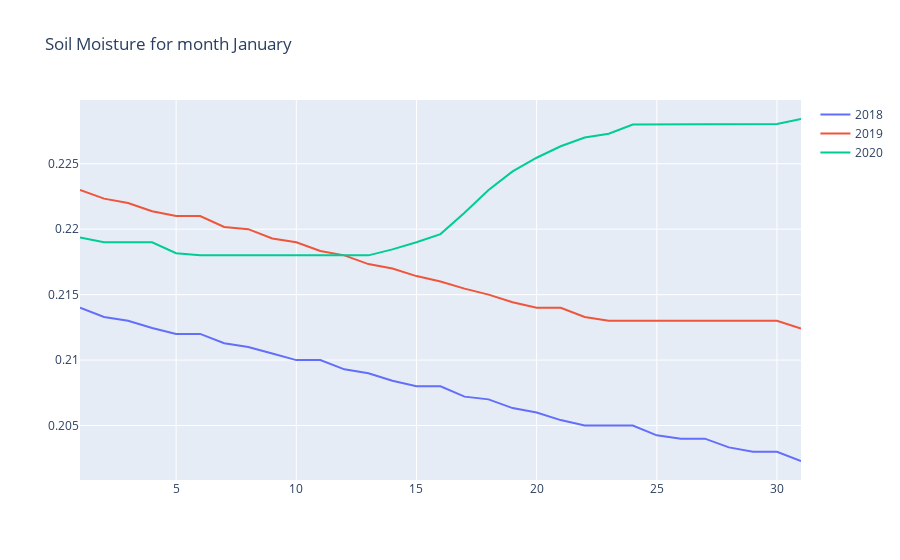
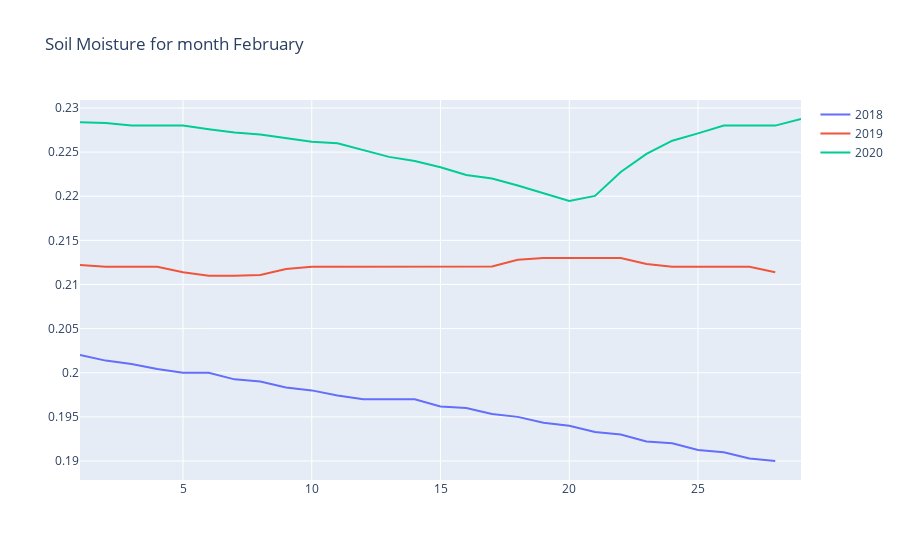
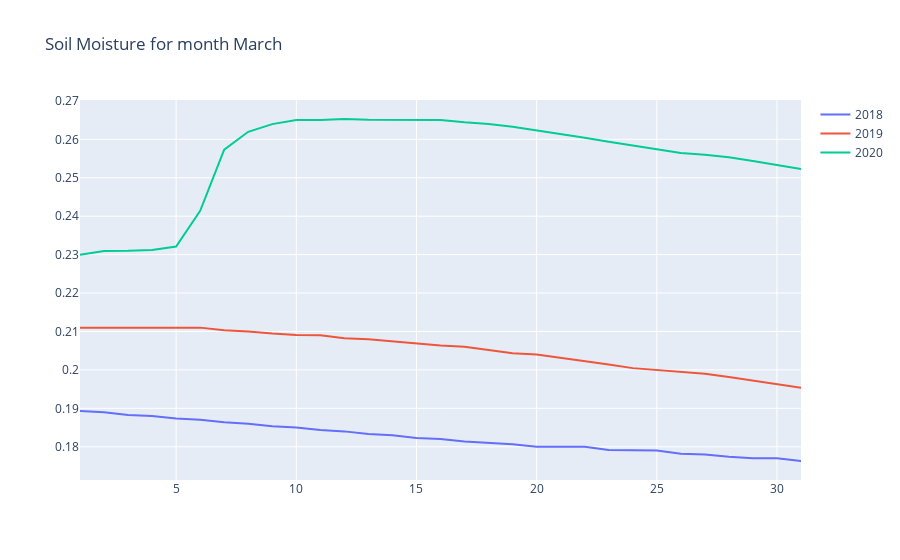
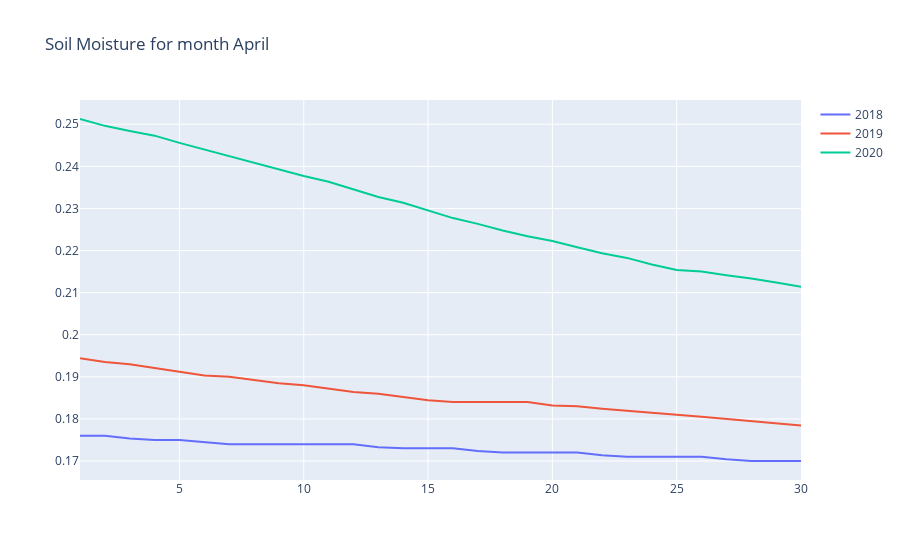

Notebook source saved alongside these figures, in order:
### Code cell
# Yearly Temperature comparison for each month according to english calendar
def get_month_name(month_num):
    month_names = ['', 'January', 'February', 'March', 'April', 'May', 'June', 
                   'July', 'August', 'September', 'October', 'November', 'December']
    return month_names[month_num]

# years array
years = [2018, 2019, 2020]

# months array
months = range(1, 13)

# loop through each month and create a separate figure
for month in months:
    data = []
    layout = dict(title=f"Soil Moisture for month {get_month_name(month)}")
    std_dev_arr = []
    final_std_dev = []

    for year in years:
        # filter data for the given year and month
        df_filtered = df_daily[(df_daily['time'].dt.year == year) & (df_daily['time'].dt.month == month)]
        
        std_dev = np.std(df_filtered['soil_moisture'])
        # print(f"standard deviation for {month} {year} is {std_dev}")
        std_dev_arr.append(std_dev)

        # create a trace for the year
        trace = go.Scatter(
            x=df_filtered['time'].dt.day,
            y=df_filtered['soil_moisture'],
            name=str(year)
        )
        
        data.append(trace)
    
    final_std_dev.append(np.average(std_dev_arr))
    fig = go.Figure(data=data, layout=layout)
    fig.show()

print(f'Average Monthly Standard Deviation in English Calendar is {np.average(final_std_dev)}')

### Figure 1 — Plotly figure (JSON) as saved in the notebook; plotly's stock layout.template omitted (floating-point values rounded to 4 significant figures)
{"data": [{"name": "2018", "type": "scatter", "x": [1, 2, 3, 4, 5, 6, 7, 8, 9, 10, 11, 12, 13, 14, 15, 16, 17, 18, 19, 20, 21, 22, 23, 24, 25, 26, 27, 28, 29, 30, 31], "y": [0.214, 0.2133, 0.213, 0.2125, 0.212, 0.212, 0.2113, 0.211, 0.2105, 0.21, 0.21, 0.2093, 0.209, 0.2084, 0.208, 0.208, 0.2072, 0.207, 0.2063, 0.206, 0.2054, 0.205, 0.205, 0.205, 0.2042, 0.204, 0.204, 0.2033, 0.203, 0.203, 0.2023]}, {"name": "2019", "type": "scatter", "x": [1, 2, 3, 4, 5, 6, 7, 8, 9, 10, 11, 12, 13, 14, 15, 16, 17, 18, 19, 20, 21, 22, 23, 24, 25, 26, 27, 28, 29, 30, 31], "y": [0.223, 0.2223, 0.222, 0.2214, 0.221, 0.221, 0.2202, 0.22, 0.2193, 0.219, 0.2183, 0.218, 0.2173, 0.217, 0.2164, 0.216, 0.2155, 0.215, 0.2144, 0.214, 0.214, 0.2133, 0.213, 0.213, 0.213, 0.213, 0.213, 0.213, 0.213, 0.213, 0.2124]}, {"name": "2020", "type": "scatter", "x": [1, 2, 3, 4, 5, 6, 7, 8, 9, 10, 11, 12, 13, 14, 15, 16, 17, 18, 19, 20, 21, 22, 23, 24, 25, 26, 27, 28, 29, 30, 31], "y": [0.2194, 0.219, 0.219, 0.219, 0.2182, 0.218, 0.218, 0.218, 0.218, 0.218, 0.218, 0.218, 0.218, 0.2185, 0.219, 0.2196, 0.2213, 0.223, 0.2244, 0.2255, 0.2263, 0.227, 0.2273, 0.228, 0.228, 0.228, 0.228, 0.228, 0.228, 0.228, 0.2284]}], "layout": {"title": {"text": "Soil Moisture for month January"}}}

### Figure 2 — Plotly figure (JSON) as saved in the notebook; plotly's stock layout.template omitted (floating-point values rounded to 4 significant figures)
{"data": [{"name": "2018", "type": "scatter", "x": [1, 2, 3, 4, 5, 6, 7, 8, 9, 10, 11, 12, 13, 14, 15, 16, 17, 18, 19, 20, 21, 22, 23, 24, 25, 26, 27, 28], "y": [0.202, 0.2014, 0.201, 0.2004, 0.2, 0.2, 0.1993, 0.199, 0.1983, 0.198, 0.1974, 0.197, 0.197, 0.197, 0.1962, 0.196, 0.1953, 0.195, 0.1943, 0.194, 0.1933, 0.193, 0.1922, 0.192, 0.1913, 0.191, 0.1903, 0.19]}, {"name": "2019", "type": "scatter", "x": [1, 2, 3, 4, 5, 6, 7, 8, 9, 10, 11, 12, 13, 14, 15, 16, 17, 18, 19, 20, 21, 22, 23, 24, 25, 26, 27, 28], "y": [0.2122, 0.212, 0.212, 0.212, 0.2114, 0.211, 0.211, 0.2111, 0.2117, 0.212, 0.212, 0.212, 0.212, 0.212, 0.212, 0.212, 0.212, 0.2128, 0.213, 0.213, 0.213, 0.213, 0.2123, 0.212, 0.212, 0.212, 0.212, 0.2114]}, {"name": "2020", "type": "scatter", "x": [1, 2, 3, 4, 5, 6, 7, 8, 9, 10, 11, 12, 13, 14, 15, 16, 17, 18, 19, 20, 21, 22, 23, 24, 25, 26, 27, 28, 29], "y": [0.2284, 0.2283, 0.228, 0.228, 0.228, 0.2276, 0.2272, 0.227, 0.2266, 0.2262, 0.226, 0.2253, 0.2245, 0.224, 0.2233, 0.2224, 0.222, 0.2212, 0.2203, 0.2195, 0.22, 0.2228, 0.2248, 0.2263, 0.2271, 0.228, 0.228, 0.228, 0.2288]}], "layout": {"title": {"text": "Soil Moisture for month February"}}}

### Figure 3 — Plotly figure (JSON) as saved in the notebook; plotly's stock layout.template omitted (floating-point values rounded to 4 significant figures)
{"data": [{"name": "2018", "type": "scatter", "x": [1, 2, 3, 4, 5, 6, 7, 8, 9, 10, 11, 12, 13, 14, 15, 16, 17, 18, 19, 20, 21, 22, 23, 24, 25, 26, 27, 28, 29, 30, 31], "y": [0.1893, 0.189, 0.1883, 0.188, 0.1873, 0.187, 0.1864, 0.186, 0.1853, 0.185, 0.1843, 0.184, 0.1833, 0.183, 0.1822, 0.182, 0.1814, 0.181, 0.1806, 0.18, 0.18, 0.18, 0.1792, 0.179, 0.179, 0.1782, 0.178, 0.1774, 0.177, 0.177, 0.1763]}, {"name": "2019", "type": "scatter", "x": [1, 2, 3, 4, 5, 6, 7, 8, 9, 10, 11, 12, 13, 14, 15, 16, 17, 18, 19, 20, 21, 22, 23, 24, 25, 26, 27, 28, 29, 30, 31], "y": [0.211, 0.211, 0.211, 0.211, 0.211, 0.211, 0.2103, 0.21, 0.2095, 0.2091, 0.209, 0.2082, 0.208, 0.2074, 0.207, 0.2064, 0.206, 0.2052, 0.2043, 0.204, 0.2032, 0.2023, 0.2014, 0.2005, 0.2, 0.1994, 0.199, 0.1981, 0.1972, 0.1963, 0.1953]}, {"name": "2020", "type": "scatter", "x": [1, 2, 3, 4, 5, 6, 7, 8, 9, 10, 11, 12, 13, 14, 15, 16, 17, 18, 19, 20, 21, 22, 23, 24, 25, 26, 27, 28, 29, 30, 31], "y": [0.23, 0.231, 0.231, 0.2312, 0.2321, 0.2414, 0.2573, 0.262, 0.264, 0.265, 0.265, 0.2653, 0.2651, 0.265, 0.265, 0.265, 0.2644, 0.264, 0.2633, 0.2623, 0.2614, 0.2604, 0.2594, 0.2583, 0.2574, 0.2564, 0.256, 0.2553, 0.2544, 0.2533, 0.2523]}], "layout": {"title": {"text": "Soil Moisture for month March"}}}

### Figure 4 — Plotly figure (JSON) as saved in the notebook; plotly's stock layout.template omitted (floating-point values rounded to 4 significant figures)
{"data": [{"name": "2018", "type": "scatter", "x": [1, 2, 3, 4, 5, 6, 7, 8, 9, 10, 11, 12, 13, 14, 15, 16, 17, 18, 19, 20, 21, 22, 23, 24, 25, 26, 27, 28, 29, 30], "y": [0.176, 0.176, 0.1754, 0.175, 0.175, 0.1745, 0.174, 0.174, 0.174, 0.174, 0.174, 0.174, 0.1732, 0.173, 0.173, 0.173, 0.1724, 0.172, 0.172, 0.172, 0.172, 0.1714, 0.171, 0.171, 0.171, 0.171, 0.1704, 0.17, 0.17, 0.17]}, {"name": "2019", "type": "scatter", "x": [1, 2, 3, 4, 5, 6, 7, 8, 9, 10, 11, 12, 13, 14, 15, 16, 17, 18, 19, 20, 21, 22, 23, 24, 25, 26, 27, 28, 29, 30], "y": [0.1944, 0.1935, 0.193, 0.1922, 0.1912, 0.1903, 0.19, 0.1893, 0.1885, 0.188, 0.1872, 0.1864, 0.186, 0.1852, 0.1845, 0.184, 0.184, 0.184, 0.184, 0.1832, 0.183, 0.1824, 0.182, 0.1815, 0.181, 0.1805, 0.18, 0.1795, 0.179, 0.1784]}, {"name": "2020", "type": "scatter", "x": [1, 2, 3, 4, 5, 6, 7, 8, 9, 10, 11, 12, 13, 14, 15, 16, 17, 18, 19, 20, 21, 22, 23, 24, 25, 26, 27, 28, 29, 30], "y": [0.2513, 0.2496, 0.2484, 0.2473, 0.2456, 0.244, 0.2424, 0.2408, 0.2394, 0.2377, 0.2363, 0.2345, 0.2327, 0.2313, 0.2295, 0.2277, 0.2263, 0.2248, 0.2234, 0.2222, 0.2208, 0.2194, 0.2182, 0.2167, 0.2154, 0.215, 0.2141, 0.2134, 0.2124, 0.2114]}], "layout": {"title": {"text": "Soil Moisture for month April"}}}
